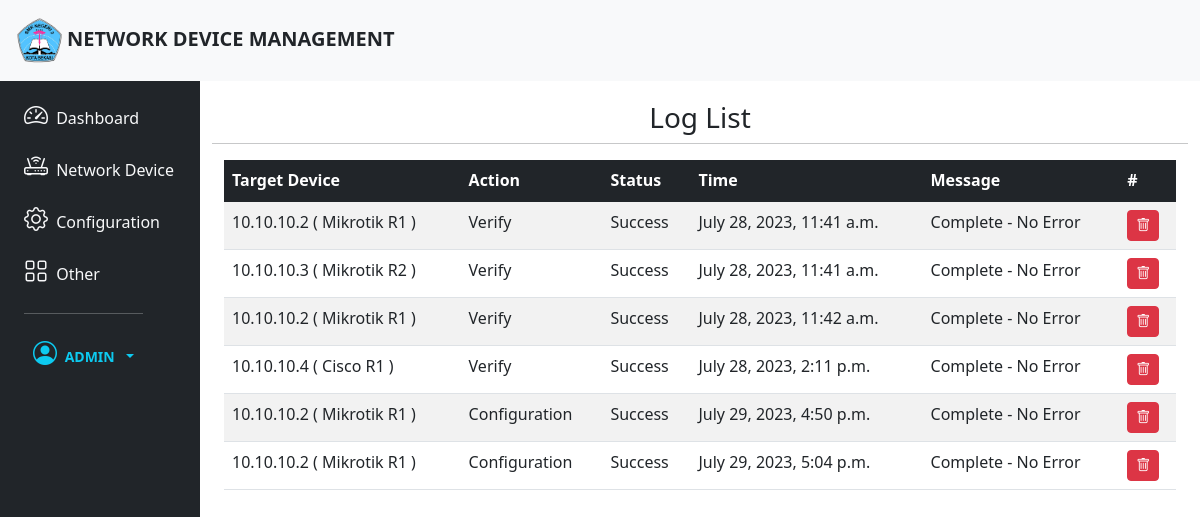
Page /log/ (signed in) on the earlier database version.
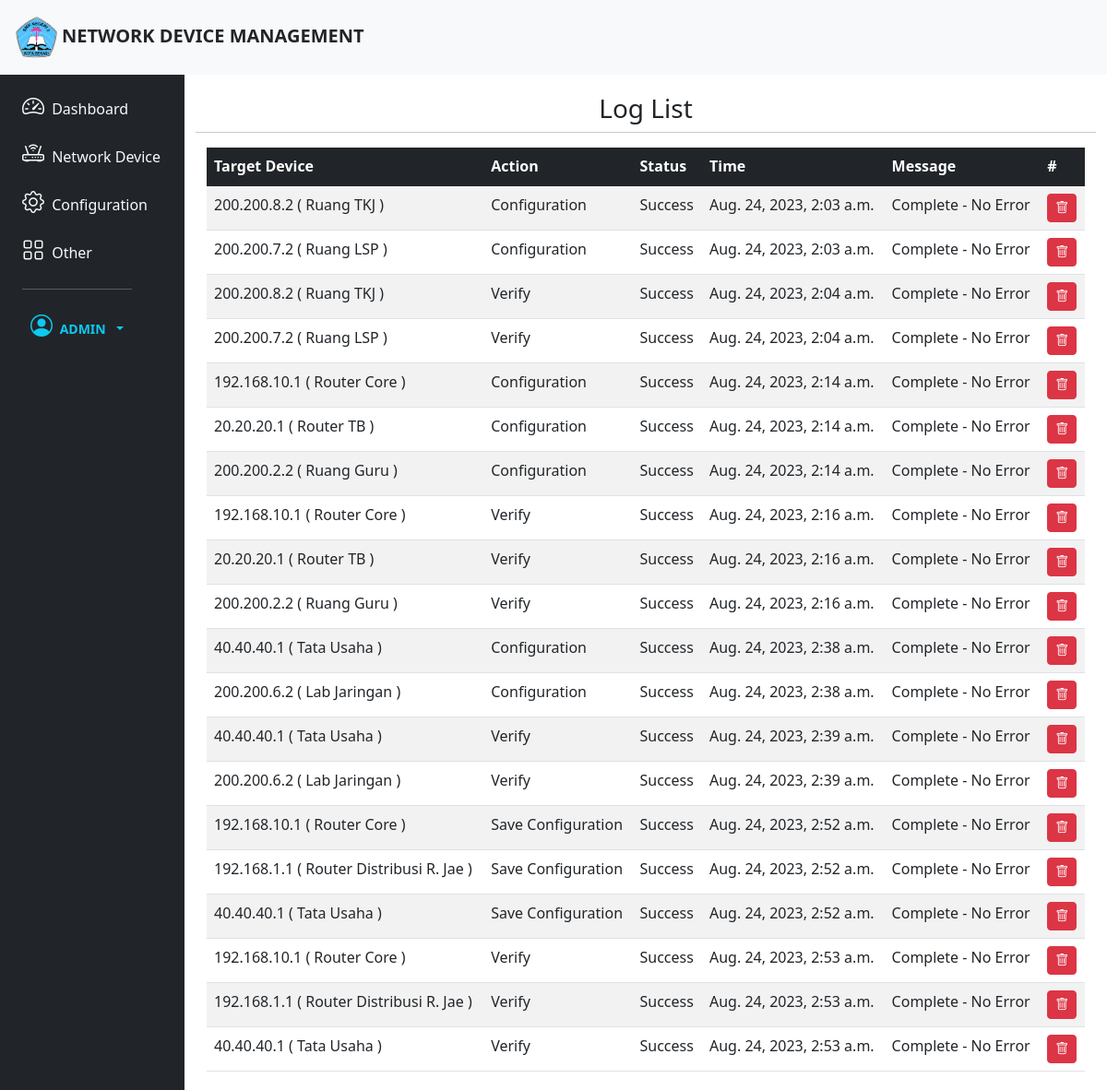
Same page on the later database version.
### NetworkManager/models.py (models this page shows, shortened)
class Log(models.Model):
    target = models.CharField(max_length=255)
    action = models.CharField(max_length=255)
    status = models.CharField(max_length=255)
    time = models.DateTimeField(null=True)
    message = models.CharField(max_length=255, blank=True)

### NetworkManager/views.py (the view)
# urls.py: path('log/',views.log, name = 'log'),
@login_required
def log(request):
    logs = Log.objects.all()
    context = {
            'logs': logs
        }
    return render(request, 'log.html', context)

### templates/log.html
{% extends 'base.html' %}
{% block content %}
<div class="col py-1">
    <div class="container">
        <div class="row">
            <h3 class="text-center mt-3">Log List</h3>
            <hr>
            <div class="table-responsive">
                <table class="table table-striped table-hover" id="responsive-table">
                    <thead>
                        <tr class="table-dark">
                            <th scope="col">Target Device</th>
                            <th scope="col">Action</th>
                            <th scope="col">Status</th>
                            <th scope="col">Time</th>
                            <th scope="col">Message</th>
                            <th scope="col">#</th>
                        </tr>
                    </thead>
                    <tbody class="table-group-divider">
                        {% for log in logs %}
                        <tr>
                            <td>{{log.target}}</td>
                            <td>{{log.action}}</td>
                            <td>{{log.status}}</td>
                            <td>{{log.time}}</td>
                            <td>{{log.message}}</td>
                            <td><a href="/admin/NetworkManager/log/{{log.id}}/delete" class="d-none d-sm-inline-block btn btn-sm btn-danger"><i class="bi bi-trash text-white"></i></a></td>
                        </tr>
                        {% endfor %}
                    </tbody>
                </table>
            </div>
        </div>
    </div>
</div>
{% endblock content %}

Differences in the rows shown:
removed Log: target "10.10.10.2 ( Mikrotik R1 )", action "Verify", status "Success", time "July 28, 2023, 11:41 a.m.", message "Complete - No Error"
removed Log: target "10.10.10.3 ( Mikrotik R2 )", action "Verify", status "Success", time "July 28, 2023, 11:41 a.m.", message "Complete - No Error"
removed Log: target "10.10.10.2 ( Mikrotik R1 )", action "Verify", status "Success", time "July 28, 2023, 11:42 a.m.", message "Complete - No Error"
removed Log: target "10.10.10.4 ( Cisco R1 )", action "Verify", status "Success", time "July 28, 2023, 2:11 p.m.", message "Complete - No Error"
removed Log: target "10.10.10.2 ( Mikrotik R1 )", action "Configuration", status "Success", time "July 29, 2023, 4:50 p.m.", message "Complete - No Error"
removed Log: target "10.10.10.2 ( Mikrotik R1 )", action "Configuration", status "Success", time "July 29, 2023, 5:04 p.m.", message "Complete - No Error"
added Log: target "200.200.8.2 ( Ruang TKJ )", action "Configuration", status "Success", time "Aug. 24, 2023, 2:03 a.m.", message "Complete - No Error"
added Log: target "200.200.7.2 ( Ruang LSP )", action "Configuration", status "Success", time "Aug. 24, 2023, 2:03 a.m.", message "Complete - No Error"
added Log: target "200.200.8.2 ( Ruang TKJ )", action "Verify", status "Success", time "Aug. 24, 2023, 2:04 a.m.", message "Complete - No Error"
added Log: target "200.200.7.2 ( Ruang LSP )", action "Verify", status "Success", time "Aug. 24, 2023, 2:04 a.m.", message "Complete - No Error"
added Log: target "192.168.10.1 ( Router Core )", action "Configuration", status "Success", time "Aug. 24, 2023, 2:14 a.m.", message "Complete - No Error"
added Log: target "20.20.20.1 ( Router TB )", action "Configuration", status "Success", time "Aug. 24, 2023, 2:14 a.m.", message "Complete - No Error"
added Log: target "200.200.2.2 ( Ruang Guru )", action "Configuration", status "Success", time "Aug. 24, 2023, 2:14 a.m.", message "Complete - No Error"
added Log: target "192.168.10.1 ( Router Core )", action "Verify", status "Success", time "Aug. 24, 2023, 2:16 a.m.", message "Complete - No Error"
added Log: target "20.20.20.1 ( Router TB )", action "Verify", status "Success", time "Aug. 24, 2023, 2:16 a.m.", message "Complete - No Error"
added Log: target "200.200.2.2 ( Ruang Guru )", action "Verify", status "Success", time "Aug. 24, 2023, 2:16 a.m.", message "Complete - No Error"
added Log: target "40.40.40.1 ( Tata Usaha )", action "Configuration", status "Success", time "Aug. 24, 2023, 2:38 a.m.", message "Complete - No Error"
added Log: target "200.200.6.2 ( Lab Jaringan )", action "Configuration", status "Success", time "Aug. 24, 2023, 2:38 a.m.", message "Complete - No Error"
added Log: target "40.40.40.1 ( Tata Usaha )", action "Verify", status "Success", time "Aug. 24, 2023, 2:39 a.m.", message "Complete - No Error"
added Log: target "200.200.6.2 ( Lab Jaringan )", action "Verify", status "Success", time "Aug. 24, 2023, 2:39 a.m.", message "Complete - No Error"
added Log: target "192.168.10.1 ( Router Core )", action "Save Configuration", status "Success", time "Aug. 24, 2023, 2:52 a.m.", message "Complete - No Error"
added Log: target "192.168.1.1 ( Router Distribusi R. Jae )", action "Save Configuration", status "Success", time "Aug. 24, 2023, 2:52 a.m.", message "Complete - No Error"
added Log: target "40.40.40.1 ( Tata Usaha )", action "Save Configuration", status "Success", time "Aug. 24, 2023, 2:52 a.m.", message "Complete - No Error"
added Log: target "192.168.10.1 ( Router Core )", action "Verify", status "Success", time "Aug. 24, 2023, 2:53 a.m.", message "Complete - No Error"
added Log: target "192.168.1.1 ( Router Distribusi R. Jae )", action "Verify", status "Success", time "Aug. 24, 2023, 2:53 a.m.", message "Complete - No Error"
added Log: target "40.40.40.1 ( Tata Usaha )", action "Verify", status "Success", time "Aug. 24, 2023, 2:53 a.m.", message "Complete - No Error"
